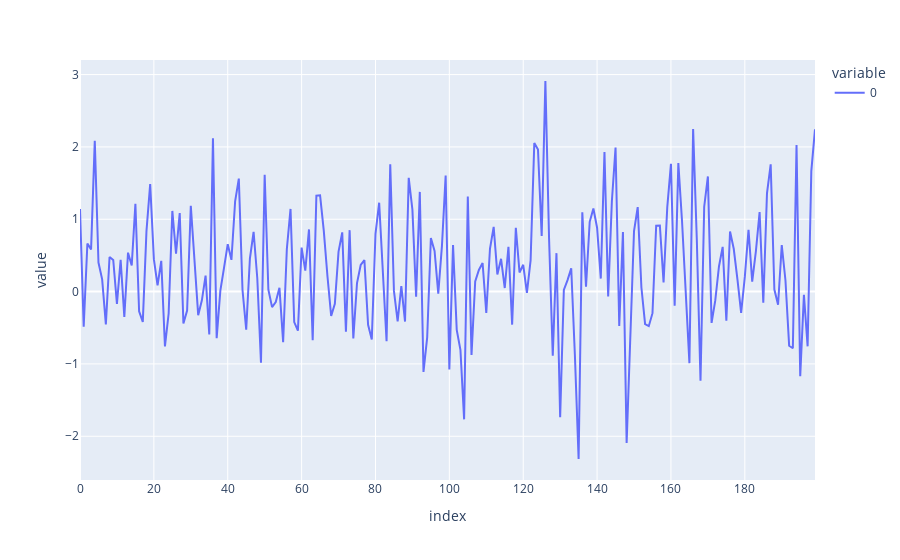

Notebook code cell kept with this figure:
### Code cell
px.line(res[0])

### Figure 1 — Plotly figure (JSON) as saved in the notebook; plotly's stock layout.template omitted (floating-point values rounded to 4 significant figures; data arrays with more than 128 entries replaced by an {"elided": "..."} marker saying what was removed)
{"data": [{"hovertemplate": "variable=0<br>index=%{x}<br>value=%{y}<extra></extra>", "legendgroup": "0", "line": {"color": "#636efa", "dash": "solid"}, "marker": {"symbol": "circle"}, "mode": "lines", "name": "0", "orientation": "v", "showlegend": true, "type": "scatter", "x": {"elided": "200 int values"}, "xaxis": "x", "y": {"elided": "200 float values"}, "yaxis": "y"}], "layout": {"legend": {"title": {"text": "variable"}, "tracegroupgap": 0}, "margin": {"t": 60}, "xaxis": {"anchor": "y", "domain": [0, 1], "title": {"text": "index"}}, "yaxis": {"anchor": "x", "domain": [0, 1], "title": {"text": "value"}}}}
